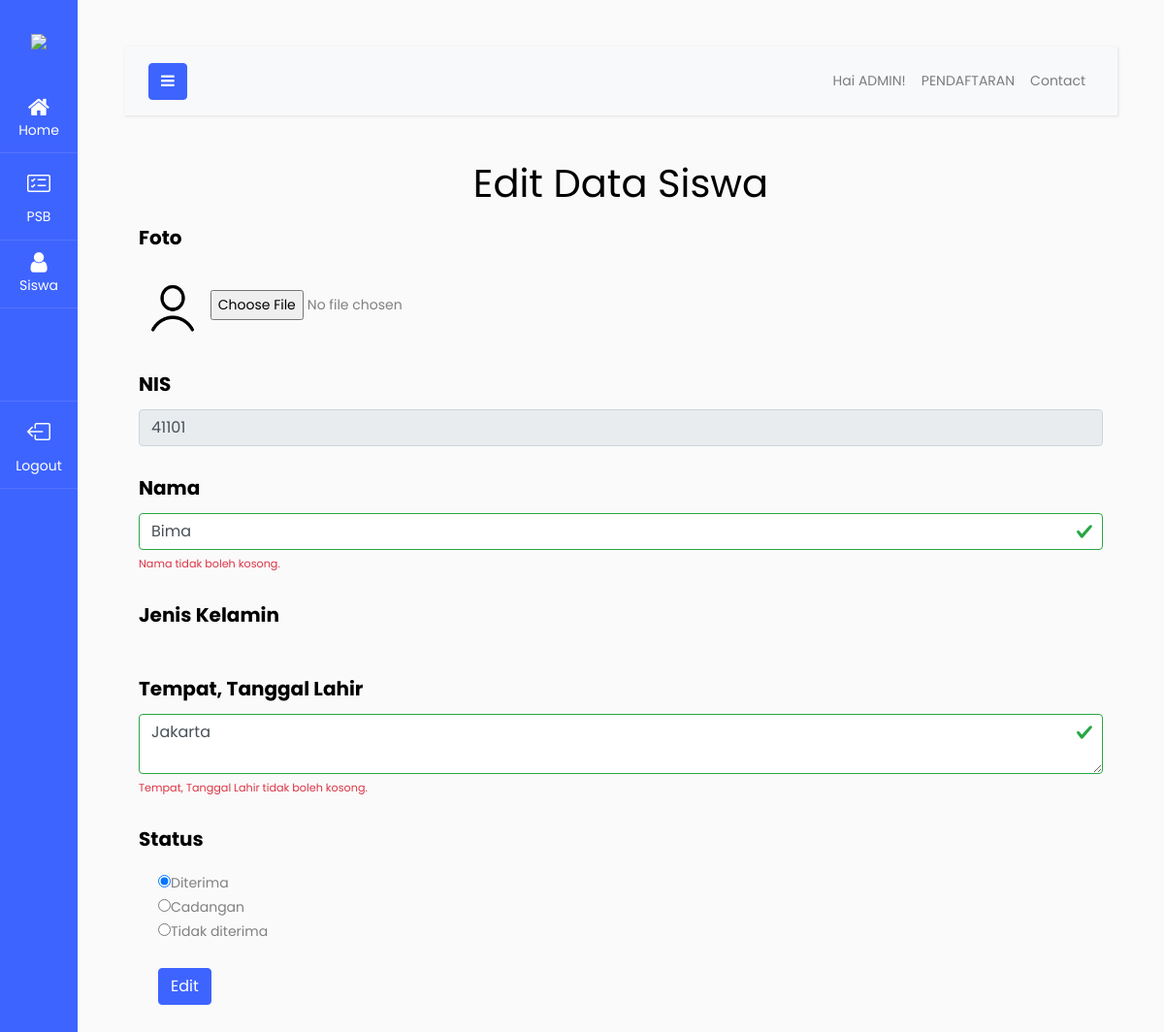
The app's page /edit-anggota.php?id=41101 (signed in) with its own data.
### tables this page shows
CREATE TABLE `tbanggota` (
  `idanggota` varchar(5) NOT NULL,
  `nama` varchar(30) NOT NULL,
  `jeniskelamin` varchar(10) NOT NULL,
  `alamat` varchar(40) NOT NULL,
  `status` varchar(30) NOT NULL,
  `foto` text NOT NULL
);

### edit-anggota.php (the view, shortened to what this page needs)
<?php
include'connect.php';
if(isset($_SESSION['sesi'])){
?>
<!doctype html>
<html lang="en">
  <head>
		<link rel="stylesheet" href="https://stackpath.bootstrapcdn.com/font-awesome/4.7.0/css/font-awesome.min.css">
    <link rel="stylesheet" href="https://cdn.jsdelivr.net/npm/bootstrap-icons@1.5.0/font/bootstrap-icons.css">
		<link rel="stylesheet" href="sidebar/css/style.css">
  </head>
  <body>
  <div class="wrapper d-flex align-items-stretch">
			<nav id="sidebar" class="active">
				<h1><a href="index.php" class="logo">
          <img src="https://cdn-icons-png.flaticon.com/512/30/30915.png"
                style="width:60%">
        </a></h1>
        <ul class="list-unstyled components mb-5">
          <li class="active">
            <a href="index.php"><span class="fa fa-home"></span> Home</a>
          </li>
          <li>
              <a href="addanggota.php"><span class="bi bi-card-checklist"></span>PSB</a>
          </li>
          <li>
              <a href="anggota.php"><span class="fa fa-user"></span>Siswa</a>
          </li>
          <li>
            <a href="#"><span></span><br/><br/><br/></a>
          </li>
          <li>
            <a href="logout.php"><span><i class="bi bi-box-arrow-left"></i></span>Logout</a>
          </li>
          <br />
          <br />
          <br />
          <br />
          <br />
          <br />
          <br />
          <br />
          <br />
          <br />
          <br />
    	</nav>
        <div id="content" class="p-4 p-md-5">
<nav class="navbar navbar-expand-lg navbar-light bg-light">
  <div class="container-fluid">
    <button type="button" id="sidebarCollapse" class="btn btn-primary">
      <i class="fa fa-bars"></i>
    </button>
    <div class="collapse navbar-collapse" id="navbarSupportedContent">
      <ul class="nav navbar-nav ml-auto">
        <li class="nav-item">
        <a class="nav-link" href="#">Hai <?php echo$_SESSION['sesi']; ?>!</a>
        </li>
        <li class="nav-item">
            <a class="nav-link" href="addanggota.php">PENDAFTARAN</a>
        </li>
        <li class="nav-item">
            <a class="nav-link" href="https://www.instagram.com/dindafatimahk/" target="_blank">Contact</a>
        </li>
      </ul>
    </div>
  </div>
</nav>
        <?php
	$id_anggota=$_GET['id'];
	$q_tampil_anggota=mysqli_query($db,"SELECT * FROM tbanggota WHERE idanggota='$id_anggota'");
	$r_tampil_anggota=mysqli_fetch_array($q_tampil_anggota);
	if(empty($r_tampil_anggota['foto'])or($r_tampil_anggota['foto']=='-'))
				$foto = "admin-no-photo.png";
			else
				$foto = $r_tampil_anggota['foto'];
?>
<h1>Edit Data Siswa</h1>
<div class="content">
<form action="process/anggota-edit.php" method="POST" enctype="multipart/form-data" class="was-validated">
<tr>
  <div class="col-auto">
<div>
  <label class="form-label" style="float: left; font-weight: bolder; color: black; font-size: 20px;">Foto</label>
  <br />
  <br />
  <img src="images/<?php echo $foto; ?>" width=70px height=75px>
  <input type="file" name="foto" ></input>
  </div>
  <br />
    <label for="validationTextarea" class="form-label" style="float: left; font-weight: bolder; color: black; font-size: 20px;">NIS</label>
    <input type="text" class="form-control" name="id_anggota" value="<?php echo $r_tampil_anggota['idanggota']; ?>" readonly="readonly"></input>
    <br />
    <label for="validationTextarea" class="form-label" style="float: left; font-weight: bolder; color: black; font-size: 20px;">Nama</label>
    <input type="text" class="form-control is-invalid" id="validationTextarea" name="nama" value="<?php echo $r_tampil_anggota['nama']; ?>"></input>
    <div class="invalid-feedback">
    Nama tidak boleh kosong.
    </div>
    <br />
    <label for="validationTextarea" class="form-label" style="float: left; font-weight: bolder; color: black; font-size: 20px;">Jenis Kelamin</label>
    <br />
    <br />
        <br />
    <label for="validationTextarea" class="form-label" style="float: left; font-weight: bolder; color: black; font-size: 20px;">Tempat, Tanggal Lahir</label>
    <textarea type="text" class="form-control is-invalid" id="validationTextarea" name="alamat"><?php echo $r_tampil_anggota['alamat']; ?></textarea>
    <div class="invalid-feedback">
    Tempat, Tanggal Lahir tidak boleh kosong.
    </div>
    <br />
    <label for="validationTextarea" class="form-label" style="float: left; font-weight: bolder; color: black; font-size: 20px;">Status</label>
    <br />
    <br />
    <div class="form-check" align="left";>
    <tr>
			<?php
			if($r_tampil_anggota['status']=="Diterima")
			{
				echo "<td class='isian-formulir'><input type='radio' name='status' value='Diterima' checked>Diterima</label></td>
					</tr>
		<tr>
    <br />
			<td class='label-formulir'></td>
			<td class='isian-formulir'><input type='radio' name='status' value='Cadangan'>Cadangan</td>
      </tr>
      <tr>
      <br />
      <td class='label-formulir'></td>
      <td class='isian-formulir'><input type='radio' name='status' value='Tidak Diterima'>Tidak diterima</td>";
			}
			?>
		</tr>
    <br />
    <br />
    <div class="mb-3">
    <button name="simpan" value="simpan" class="btn btn-primary" type="submit" onclick = "return confirm ('Apakah Anda Yakin Akan Mengubah Data Siswa?')">Edit</button>
  </div>
  </div>
      </div>
		</div>
  </body>
</html>
<?php
}
else {
	echo "<script>
		alert('Anda Harus Login Dahulu!');
	</script>";
	header('location:login.php');
}
?>

### edit-anggota.php (style rules this page uses)
.content { text-align: left; }

### records on screen
tbanggota: id_anggota "41101", nama "Bima", alamat "Jakarta"

### other values on screen
$_SESSION['sesi'] "ADMIN"
